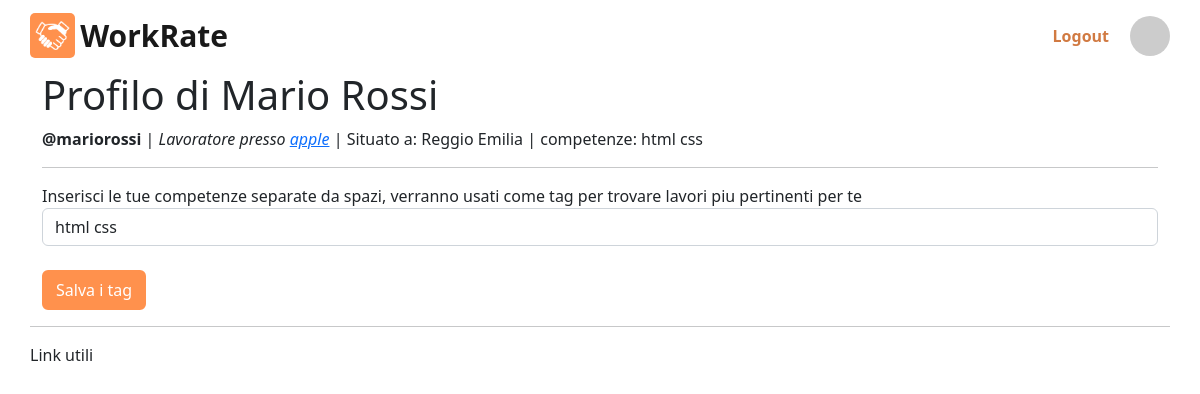
Page /utente/ (signed in) on the committed database.
### utente/models.py (models this page shows)
class Utente(AbstractUser):
    nome = models.CharField('nome', max_length=100)
    citta = models.CharField('citta', max_length=100)
    is_azienda = models.BooleanField('is_azienda', default=False)
    tag = models.CharField('tag', max_length=100, default=None, blank=True, null=True)
    class Meta:
        verbose_name = 'Utente'
        verbose_name_plural = 'Utenti'

class Lavoro(models.Model):
    annuncio = models.ForeignKey(AnnuncioLavoro, on_delete=models.CASCADE, related_name='lavori')
    lavoratore = models.ForeignKey(Utente, on_delete=models.CASCADE, related_name='lavori')
    stato = models.CharField('stato', max_length=200, choices=[('In attesa', 'In attesa'), ('Accettato', 'Accettato'), ('Rifiutato', 'Rifiutato')], default='In attesa')
    class Meta:
        verbose_name = 'Lavoro'
        verbose_name_plural = 'Lavori'

class AnnuncioLavoro(models.Model):
    azienda = models.ForeignKey(Utente, on_delete=models.CASCADE, related_name='annunci', limit_choices_to={'is_azienda': True})
    titolo = models.CharField('titolo', max_length=200)
    descrizione = models.TextField('descrizione')
    data_pubblicazione = models.DateTimeField('data di pubblicazione', auto_now_add=True)
    is_distanza = models.BooleanField('id_distanza', default=False)
    tag = models.CharField('tag', max_length=200, default=None, null=True)
    RANGE_STIPENDIO_CHOICES = [("1000-1200", "1000-1200"),("1200-1500", "1200-1500"),("1500-2000", "1500-2000"),("2000-2500", "2000-2500"),("2500+", "2500+")]
    range_stipendio = models.CharField('range_stipendio', max_length=50, choices=RANGE_STIPENDIO_CHOICES)
    is_available = models.BooleanField('is_available', default=True)
    class Meta:
        verbose_name = 'Annuncio di Lavoro'
        verbose_name_plural = 'Annunci di Lavoro'

### utente/views.py (the view)
# urls.py: path('', Profilo, name='profilo'),
@login_required(login_url='login')
def Profilo(request):
    utente = request.user
    if utente.is_azienda:
        richiesteLavoro = Lavoro.objects.filter(annuncio__azienda=utente, stato='In attesa')
        lavoriAccettati = Lavoro.objects.filter(annuncio__azienda=utente, stato='Accettato')
        annunci = AnnuncioLavoro.objects.filter(azienda=utente)
        if request.method == 'POST':
            form = AnnuncioLavoroForm(request.POST)
            if form.is_valid():
                annuncio = form.save(commit=False)
                annuncio.azienda = request.user
                annuncio.save()
                return redirect('profilo')
        else:
            form = AnnuncioLavoroForm()
        return render(request, 'utente/profilo/profilo.html', {'utente': utente, 'form': form, 'annunci': annunci, 'richiesteLavoro': richiesteLavoro, 'lavoriAccettati': lavoriAccettati})
    else:
        lavoroUtente = Lavoro.objects.filter(lavoratore=request.user, stato='Accettato').first()
        if request.method == 'POST':
            form = TagLavoratoreForm(request.POST, instance=utente)
            if form.is_valid():
                form.save()
                messages.success(request, 'Tag aggiornati con successo')
                return redirect('profilo')
        else:
                form = TagLavoratoreForm(instance=utente)
        return render(request, 'utente/profilo/profilo.html', context={'utente': utente, 'form': form, 'lavoroUtente': lavoroUtente})

### utente/forms.py
class TagLavoratoreForm(forms.ModelForm):
    tag = forms.CharField(
        label='tag',
        max_length=200,
        widget=forms.TextInput(attrs={'class': 'form-control'})
    )
    class Meta:
        model = Utente
        fields = ['tag']

### utente/templates/utente/profilo/profilo.html (shortened to what this page needs)
{% extends "main_page.html" %}
{% block head %}
    {% load static %}
    {% if utente.is_azienda %}
        <link rel="stylesheet" href="{% static 'css/profilo/styleAzienda.css' %}">
    {% else %}
        <link rel="stylesheet" href="{% static 'css/profilo/styleLavoratore.css' %}">
    {% endif %}
{% endblock head %}
{% block content %}
    {% include "main_components/navbar.html" %}
    {% if utente.is_azienda %}
        {% include "utente/profilo/bodyProfilo_Azienda.html" %}
    {% else %}
        {% include "utente/profilo/bodyProfilo_Lavoratore.html" %}
    {% endif %}
    {% include "main_components/footer.html" %}
{% endblock content %}

### utente/templates/utente/profilo/bodyProfilo_Lavoratore.html (shortened to what this page needs)
<div class='container'>
    <h1>Profilo di {{ utente.nome }}</h1>
    <p><b>@{{ utente.username }}</b> |
        {% if lavoroUtente %}
            <i>Lavoratore presso <a href="{% url 'profilo_cercato' lavoroUtente.annuncio.azienda %}">{{ lavoroUtente.annuncio.azienda }}</a></i> |
        {% else %}
            <i>Disoccupato</i> |
        {% endif %}
        Situato a: {{ utente.citta }} |
        competenze:
        {% if utente.tag %}
           {{ utente.tag }}
        {% else %}
            nessuna competenza
        {% endif %}
    </p>
    <hr>
    <form method="post">
        <div class="form-row">
            <div class="form-group col-md-12 flex-d">
                <label for="titolo">Inserisci le tue competenze separate da spazi, verranno usati come tag per trovare lavori piu pertinenti per te</label>
                {{ form.tag }}
            </div>
        </div>
        <br>
        <button class="btn btn-primary my-2 my-sm-0 workrate-orange" type="submit">Salva i tag</button>
    </form>
</div>

### static/css/profilo/styleLavoratore.css (style rules this page uses)
body { color: #212529; margin: auto; }
.workrate-orange { background-color: #FF914D; border: 2px solid #FF914D; margin-right: 10px; }

### rows in the picture
Utente: nome "Mario Rossi", username "mariorossi", citta "Reggio Emilia", tag "html css"
Lavoro: annuncio.azienda "apple"
